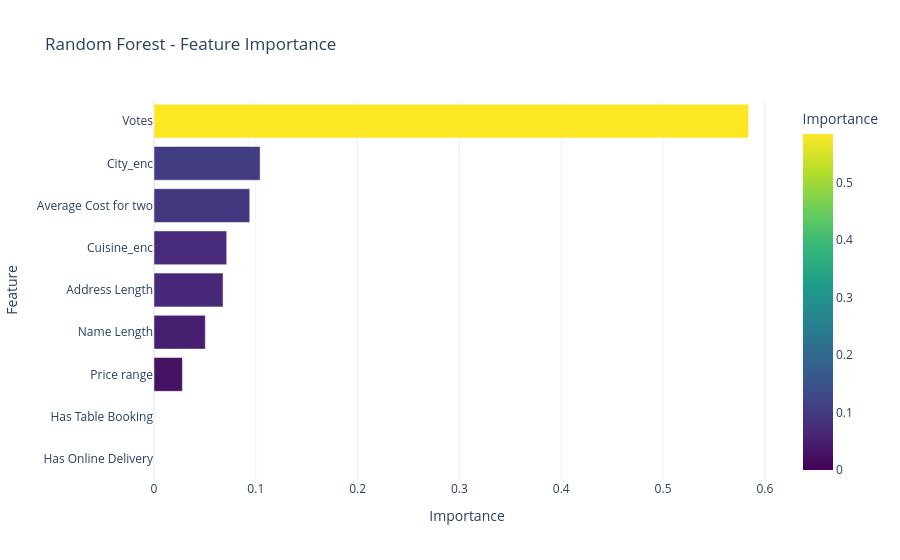

Notebook code cell kept with this figure:
### Code cell
# ── Feature Importance (Random Forest) ──────────────────────────────────────
rf_model = models['Random Forest']
importance_df = pd.DataFrame({
    'Feature'   : FEATURES,
    'Importance': rf_model.feature_importances_
}).sort_values('Importance', ascending=False)

fig = px.bar(importance_df, x='Importance', y='Feature', orientation='h',
             title='Random Forest - Feature Importance',
             color='Importance', color_continuous_scale='Viridis',
             template='plotly_white')
fig.update_layout(yaxis={'categoryorder': 'total ascending'})
fig.show()

print("\nWhy Random Forest is best:")
print("  1. Handles non-linear relationships between votes, cost, and rating.")
print("  2. Robust to outliers via bootstrap aggregation (bagging).")
print("  3. Built-in feature importance aids explainability.")
print("  4. Highest R2 and lowest RMSE among all three models.")
print("  5. K-Fold CV R2 confirms generalization, not overfitting.")

### Figure 1 — Plotly figure (JSON) as saved in the notebook; plotly's stock layout.template omitted (floating-point values rounded to 4 significant figures)
{"data": [{"hovertemplate": "Importance=%{marker.color}<br>Feature=%{y}<extra></extra>", "legendgroup": "", "marker": {"color": [0.5841, 0.1042, 0.09405, 0.07142, 0.06782, 0.0504, 0.02792, 0.0, 0.0], "coloraxis": "coloraxis", "pattern": {"shape": ""}}, "name": "", "orientation": "h", "showlegend": false, "textposition": "auto", "type": "bar", "x": [0.5841, 0.1042, 0.09405, 0.07142, 0.06782, 0.0504, 0.02792, 0.0, 0.0], "xaxis": "x", "y": ["Votes", "City_enc", "Average Cost for two", "Cuisine_enc", "Address Length", "Name Length", "Price range", "Has Online Delivery", "Has Table Booking"], "yaxis": "y"}], "layout": {"barmode": "relative", "coloraxis": {"autocolorscale": false, "colorbar": {"title": {"text": "Importance"}}, "colorscale": [[0, "#440154"], [0.1111, "#482878"], [0.2222, "#3e4989"], [0.3333, "#31688e"], [0.4444, "#26828e"], [0.5556, "#1f9e89"], [0.6667, "#35b779"], [0.7778, "#6ece58"], [0.8889, "#b5de2b"], [1, "#fde725"]]}, "legend": {"tracegroupgap": 0}, "title": {"text": "Random Forest - Feature Importance"}, "xaxis": {"anchor": "y", "domain": [0, 1], "title": {"text": "Importance"}}, "yaxis": {"anchor": "x", "categoryorder": "total ascending", "domain": [0, 1], "title": {"text": "Feature"}}}}
